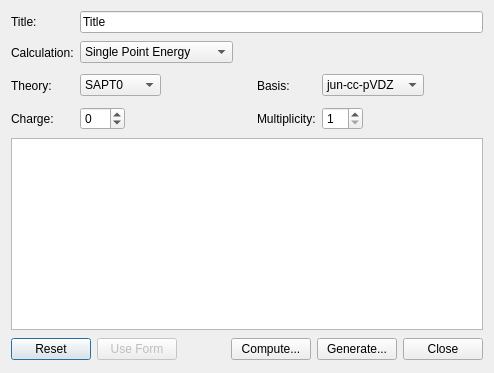
<?xml version="1.0" encoding="UTF-8"?>
<ui version="4.0">
 <class>Psi4InputDialog</class>
 <widget class="QDialog" name="Psi4InputDialog">
  <property name="geometry">
   <rect>
    <x>0</x>
    <y>0</y>
    <width>621</width>
    <height>471</height>
   </rect>
  </property>
  <property name="sizePolicy">
   <sizepolicy hsizetype="Fixed" vsizetype="Fixed">
    <horstretch>0</horstretch>
    <verstretch>0</verstretch>
   </sizepolicy>
  </property>
  <property name="windowTitle">
   <string>Psi4 Input</string>
  </property>
  <layout class="QVBoxLayout" name="verticalLayout">
   <property name="sizeConstraint">
    <enum>QLayout::SetFixedSize</enum>
   </property>
   <item>
    <layout class="QGridLayout" name="gridLayout">
     <item row="0" column="0">
      <widget class="QLabel" name="label_7">
       <property name="text">
        <string>Title:</string>
       </property>
       <property name="buddy">
        <cstring>titleLine</cstring>
       </property>
      </widget>
     </item>
     <item row="0" column="1" colspan="3">
      <widget class="QLineEdit" name="titleLine">
       <property name="text">
        <string>Title</string>
       </property>
      </widget>
     </item>
     <item row="1" column="0">
      <widget class="QLabel" name="label">
       <property name="text">
        <string>Calculation:</string>
       </property>
       <property name="buddy">
        <cstring>calculationCombo</cstring>
       </property>
      </widget>
     </item>
     <item row="1" column="1">
      <layout class="QHBoxLayout" name="horizontalLayout">
       <item>
        <widget class="QComboBox" name="calculationCombo">
         <property name="currentIndex">
          <number>0</number>
         </property>
         <item>
          <property name="text">
           <string>Single Point Energy</string>
          </property>
         </item>
         <item>
          <property name="text">
           <string>Geometry Optimization</string>
          </property>
         </item>
         <item>
          <property name="text">
           <string>Frequencies</string>
          </property>
         </item>
        </widget>
       </item>
       <item>
        <spacer name="horizontalSpacer_2">
         <property name="orientation">
          <enum>Qt::Horizontal</enum>
         </property>
         <property name="sizeHint" stdset="0">
          <size>
           <width>18</width>
           <height>27</height>
          </size>
         </property>
        </spacer>
       </item>
      </layout>
     </item>
     <item row="1" column="3">
      <layout class="QHBoxLayout" name="horizontalLayout_5">
       <item>
        <spacer name="horizontalSpacer_5">
         <property name="orientation">
          <enum>Qt::Horizontal</enum>
         </property>
         <property name="sizeHint" stdset="0">
          <size>
           <width>58</width>
           <height>26</height>
          </size>
         </property>
        </spacer>
       </item>
      </layout>
     </item>
     <item row="2" column="0">
      <widget class="QLabel" name="label_2">
       <property name="text">
        <string>Theory:</string>
       </property>
       <property name="buddy">
        <cstring>theoryCombo</cstring>
       </property>
      </widget>
     </item>
     <item row="2" column="1">
      <layout class="QHBoxLayout" name="horizontalLayout_2">
       <item>
        <widget class="QComboBox" name="theoryCombo">
         <property name="editable">
          <bool>false</bool>
         </property>
         <property name="currentIndex">
          <number>1</number>
         </property>
         <item>
          <property name="text">
           <string>HF</string>
          </property>
         </item>
         <item>
          <property name="text">
           <string>SAPT0</string>
          </property>
         </item>
         <item>
          <property name="text">
           <string>SAPT2</string>
          </property>
         </item>
         <item>
          <property name="text">
           <string>B3LYP-D</string>
          </property>
         </item>
         <item>
          <property name="text">
           <string>B97-D</string>
          </property>
         </item>
         <item>
          <property name="text">
           <string>M05-2X</string>
          </property>
         </item>
         <item>
          <property name="text">
           <string>MP2</string>
          </property>
         </item>
         <item>
          <property name="text">
           <string>CCSD</string>
          </property>
         </item>
         <item>
          <property name="text">
           <string>CCSD(T)</string>
          </property>
         </item>
        </widget>
       </item>
       <item>
        <spacer name="horizontalSpacer_3">
         <property name="orientation">
          <enum>Qt::Horizontal</enum>
         </property>
         <property name="sizeHint" stdset="0">
          <size>
           <width>58</width>
           <height>27</height>
          </size>
         </property>
        </spacer>
       </item>
      </layout>
     </item>
     <item row="2" column="2">
      <widget class="QLabel" name="label_5">
       <property name="text">
        <string>Basis:</string>
       </property>
       <property name="buddy">
        <cstring>basisCombo</cstring>
       </property>
      </widget>
     </item>
     <item row="2" column="3">
      <layout class="QHBoxLayout" name="horizontalLayout_6">
       <item>
        <widget class="QComboBox" name="basisCombo">
         <property name="accessibleDescription">
          <string notr="true"/>
         </property>
         <property name="currentIndex">
          <number>1</number>
         </property>
         <item>
          <property name="text">
           <string>STO-3G</string>
          </property>
         </item>
         <item>
          <property name="text">
           <string>jun-cc-pVDZ</string>
          </property>
         </item>
         <item>
          <property name="text">
           <string>cc-pVDZ</string>
          </property>
         </item>
         <item>
          <property name="text">
           <string>aug-cc-pVDZ</string>
          </property>
         </item>
         <item>
          <property name="text">
           <string>cc-pVTZ</string>
          </property>
         </item>
        </widget>
       </item>
       <item>
        <spacer name="horizontalSpacer_6">
         <property name="orientation">
          <enum>Qt::Horizontal</enum>
         </property>
         <property name="sizeHint" stdset="0">
          <size>
           <width>58</width>
           <height>26</height>
          </size>
         </property>
        </spacer>
       </item>
      </layout>
     </item>
     <item row="3" column="0">
      <widget class="QLabel" name="label_3">
       <property name="text">
        <string>Charge:</string>
       </property>
       <property name="buddy">
        <cstring>chargeSpin</cstring>
       </property>
      </widget>
     </item>
     <item row="3" column="1">
      <layout class="QHBoxLayout" name="horizontalLayout_4">
       <item>
        <widget class="QSpinBox" name="chargeSpin">
         <property name="minimum">
          <number>-99</number>
         </property>
         <property name="value">
          <number>0</number>
         </property>
        </widget>
       </item>
       <item>
        <spacer name="horizontalSpacer_4">
         <property name="orientation">
          <enum>Qt::Horizontal</enum>
         </property>
         <property name="sizeHint" stdset="0">
          <size>
           <width>58</width>
           <height>27</height>
          </size>
         </property>
        </spacer>
       </item>
      </layout>
     </item>
     <item row="3" column="2">
      <widget class="QLabel" name="label_6">
       <property name="text">
        <string>Multiplicity:</string>
       </property>
       <property name="buddy">
        <cstring>multiplicitySpin</cstring>
       </property>
      </widget>
     </item>
     <item row="3" column="3">
      <layout class="QHBoxLayout" name="horizontalLayout_7">
       <item>
        <widget class="QSpinBox" name="multiplicitySpin">
         <property name="minimum">
          <number>1</number>
         </property>
         <property name="value">
          <number>1</number>
         </property>
        </widget>
       </item>
       <item>
        <spacer name="horizontalSpacer_7">
         <property name="orientation">
          <enum>Qt::Horizontal</enum>
         </property>
         <property name="sizeHint" stdset="0">
          <size>
           <width>58</width>
           <height>26</height>
          </size>
         </property>
        </spacer>
       </item>
      </layout>
     </item>
    </layout>
   </item>
   <item>
    <widget class="QTextEdit" name="previewText">
     <property name="enabled">
      <bool>true</bool>
     </property>
     <property name="readOnly">
      <bool>false</bool>
     </property>
     <property name="acceptRichText">
      <bool>false</bool>
     </property>
    </widget>
   </item>
   <item>
    <layout class="QHBoxLayout" name="horizontalLayout_3">
     <property name="sizeConstraint">
      <enum>QLayout::SetFixedSize</enum>
     </property>
     <item>
      <widget class="QPushButton" name="resetButton">
       <property name="text">
        <string>Reset</string>
       </property>
      </widget>
     </item>
     <item>
      <widget class="QPushButton" name="enableFormButton">
       <property name="enabled">
        <bool>false</bool>
       </property>
       <property name="text">
        <string>Use Form</string>
       </property>
      </widget>
     </item>
     <item>
      <spacer name="horizontalSpacer">
       <property name="orientation">
        <enum>Qt::Horizontal</enum>
       </property>
       <property name="sizeHint" stdset="0">
        <size>
         <width>48</width>
         <height>26</height>
        </size>
       </property>
      </spacer>
     </item>
     <item>
      <widget class="QPushButton" name="computeButton">
       <property name="text">
        <string>Compute...</string>
       </property>
      </widget>
     </item>
     <item>
      <widget class="QPushButton" name="generateButton">
       <property name="text">
        <string>Generate...</string>
       </property>
      </widget>
     </item>
     <item>
      <widget class="QPushButton" name="closeButton">
       <property name="text">
        <string>Close</string>
       </property>
      </widget>
     </item>
    </layout>
   </item>
  </layout>
 </widget>
 <tabstops>
  <tabstop>titleLine</tabstop>
  <tabstop>calculationCombo</tabstop>
  <tabstop>theoryCombo</tabstop>
  <tabstop>basisCombo</tabstop>
  <tabstop>chargeSpin</tabstop>
  <tabstop>multiplicitySpin</tabstop>
  <tabstop>previewText</tabstop>
  <tabstop>generateButton</tabstop>
  <tabstop>closeButton</tabstop>
  <tabstop>resetButton</tabstop>
  <tabstop>enableFormButton</tabstop>
 </tabstops>
 <resources/>
 <connections>
  <connection>
   <sender>closeButton</sender>
   <signal>clicked()</signal>
   <receiver>Psi4InputDialog</receiver>
   <slot>close()</slot>
   <hints>
    <hint type="sourcelabel">
     <x>451</x>
     <y>411</y>
    </hint>
    <hint type="destinationlabel">
     <x>258</x>
     <y>243</y>
    </hint>
   </hints>
  </connection>
 </connections>
</ui>
